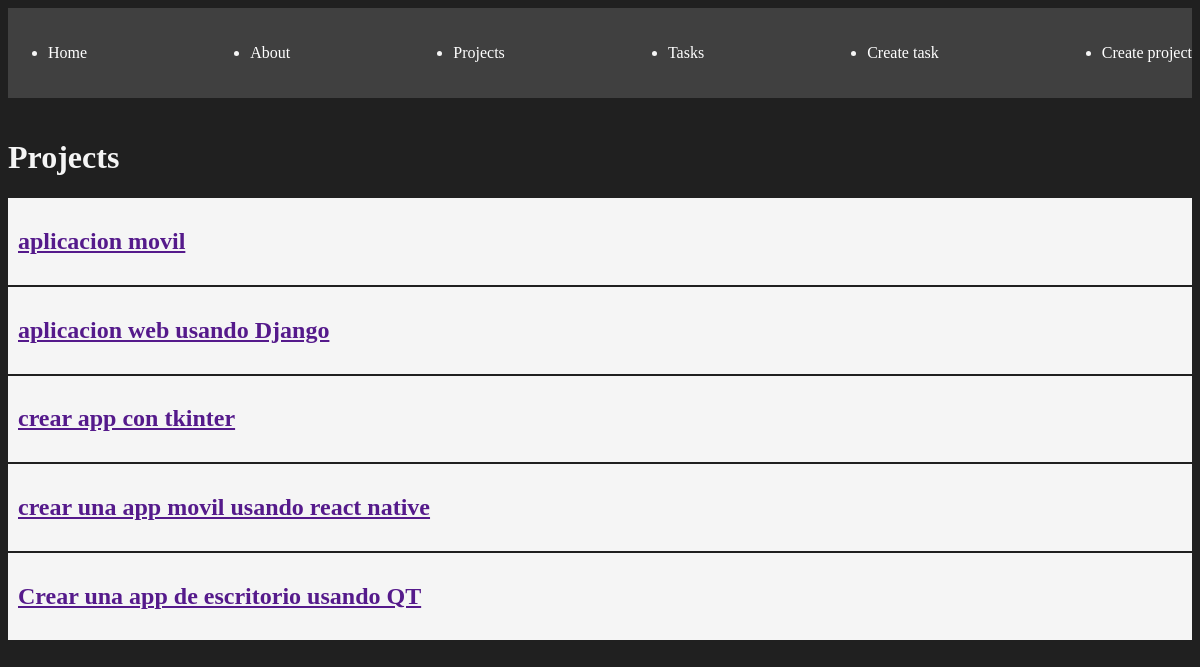
/projects/, run on the app's committed database.
### myapp/models.py (models this page shows, shortened)
class Project(models.Model):
    name = models.CharField(max_length=200) #Con esto, decimos que vamos a crear una nueva tabla llamada Project,

### myapp/views.py (the view)
# urls.py: path('projects/', views.projects, name="projects"),
def projects(request):
    projects = Project.objects.all()
    return render(request, 'projects/projects.html', {'projects': projects})

### myapp/templates/projects/projects.html
{% extends 'layouts/base.html' %}
{% block content %}
<h1>Projects</h1>
{% for project in projects %}
<article class="card">
    <a href="">
        <h1>{{project.name}}</h1>
    </a>
</article>
{% endfor %}
{% endblock %}

### myapp/static/styles/main.css (style rules this page uses)
body { background: #202020; color: whitesmoke; }
.card { background: whitesmoke; color: black; padding: 10px; margin-bottom: 2px; }

### data on the page
Project: name "aplicacion movil"
Project: name "aplicacion web usando Django"
Project: name "crear app con tkinter"
Project: name "crear una app movil usando react native"
Project: name "Crear una app de escritorio usando QT"
